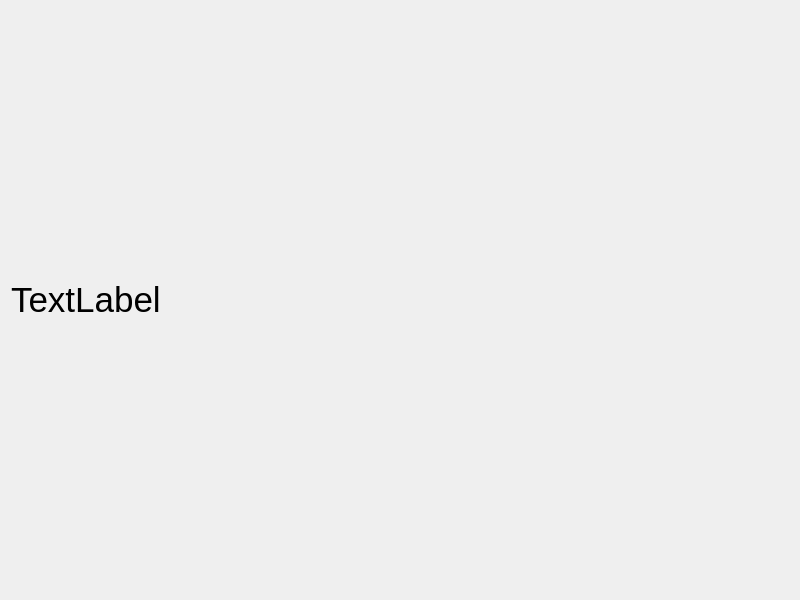
<?xml version="1.0" encoding="UTF-8"?>
<ui version="4.0">
 <class>Widget</class>
 <widget class="QWidget" name="Widget">
  <property name="geometry">
   <rect>
    <x>0</x>
    <y>0</y>
    <width>800</width>
    <height>600</height>
   </rect>
  </property>
  <property name="windowTitle">
   <string>Widget</string>
  </property>
  <layout class="QHBoxLayout" name="horizontalLayout">
   <item>
    <widget class="mouseCtrl" name="label">
     <property name="font">
      <font>
       <pointsize>26</pointsize>
      </font>
     </property>
     <property name="text">
      <string>TextLabel</string>
     </property>
     <property name="alignment">
      <set>Qt::AlignLeading|Qt::AlignLeft|Qt::AlignVCenter</set>
     </property>
    </widget>
   </item>
  </layout>
 </widget>
 <customwidgets>
  <customwidget>
   <class>mouseCtrl</class>
   <extends>QLabel</extends>
   <header>mousectrl.h</header>
  </customwidget>
 </customwidgets>
 <resources/>
 <connections/>
</ui>
